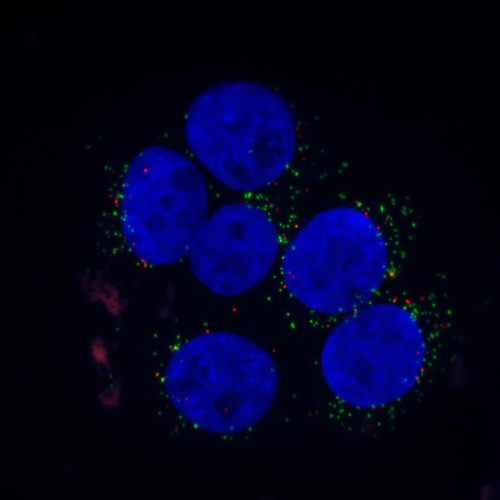
%> input picture lab_5/C9minpeps2.bmp, 1000 x 1000 px (shown at 1/2 size)
$ octave DemoH.m   (GNU Octave 9; MATLAB toolbox functions it lacks are replaced by stand-ins)
%> lines starting %> are read from the running program, lines starting %| are printed output that depends on the picture; in (x1, y1, x2, y2) boxes, pixels count from 0 and x2, y2 are one past the last pixel; in counts of white or black regions, pixels touching at a corner belong together; the program's own positions count from 1
### lab_5/mid_way.m
function outT = mid_way(histo, startT)
% Calculates a threshold value from a histogram using the mid-way method.
%
% histo: A 1D array histogram.
% The histogram bins must correspond to gray value 0, 1, 2,...
% startT: start threshold
% outT: the calculated threshold (integer)
%
% Programmed by Maria Magnusson 2018-08

num = length(histo);
t0 = floor(startT);
t1 = t0;
t0 = t1+2; % cannot be the same when entering the loop

% Calculate the threshold
%------------------------
while abs(t0-t1) > 0.5

  t0 = t1;

  % Calculate mean for the lower part of the histogram
  %---------------------------------------------------
  lowersum1 = sum(histo(1:t0+1).*[0:t0]);
  lowersum2 = sum(histo(1:t0+1));
  if lowersum2 ~= 0
    mean0 = lowersum1/lowersum2;
  else
    error('Cannot calculate new threshold');
  end;

  % Calculate mean for the upper part of the histogram
  %---------------------------------------------------
  uppersum1 = sum(histo(t0+2:num).*[t0+1:num-1]);
  uppersum2 = sum(histo(t0+2:num));
  if uppersum2 ~= 0
    mean1 = uppersum1/uppersum2;
  else
    error('Cannot calculate new threshold');
  end;

  % Calculate new threshold
  %------------------------
  t1 = floor((mean0+mean1)/2);

end;

outT = t1;

### lab_5/min_error.m
function outT = min_error(histo, startT)

num = length(histo);
p = histo / sum(histo);
t0 = floor(startT);
t1 = t0;
t0 = t1+2; % cannot be the same when entering the loop

% Calculate the threshold
%------------------------
while abs(t0-t1) > 0.5
    t0 = t1;

    % Lower probability
    P0_1= sum(p(1:t0+1));
    P0_2 = sum(p(1:end));
    if P0_2 ~= 0
        P0 = P0_1/P0_2;
    else
        error('Cannot calculate threshold')
    end

    % Upper probability
    P1_1 = sum(p(t0+2:end));
    P1_2 = sum(p(1:end));
    if P1_2 ~= 0
        P1 = P1_1/P1_2;
    else
        error('Cannot calculate threshold')
    end

    % Lower mean
    mu0_1 = sum(p(1:t0+1).*((0:t0)));
    mu0_2 = sum(p(1:t0+1));
    if mu0_2 ~= 0
        mu0 = mu0_1/mu0_2;
    else
        error('Cannot calculate threshold')
    end

    % Upper mean
    mu1_1 = sum(p(t0+2:end).*((t0+1:num-1)));
    mu1_2 = sum(p(t0+2:end));
    if mu1_2 ~= 0
        mu1 = mu1_1/mu1_2;
    else
        error('Cannot calculate threshold')
    end

    % Lower v
    v0_1 = sum(p(1:t0+1).*((0:t0) - mu0).^2);
    v0_2 = sum(p(1:t0+1));
    if v0_2 ~= 0
        v0 = v0_1/v0_2;
    else
        error('Cannot calculate threshold')
    end

    % Upper v
    v1_1 = sum(p(t0+2:end).*((t0+1:num-1) - mu1).^2);
    v1_2 = sum(p(t0+2:end));
    if v1_2 ~= 0
        v1 = v1_1/v1_2;
    else
        error('Cannot calculate threshold')
    end

    c_0 = -2 * log(P0/P1) + log(v0/v1) + (mu0^2)/v0 - (mu1^2)/v1; % T^0
    c_1 = 2*( -(mu0/v0) + (mu1/v1)); % T^1
    c_2 = (v1 - v0)/(v0 * v1); % T^2

    r = roots([c_2 c_1 c_0]);

    if r(1) > mu0 && r(1) < mu1
        t1 = round(r(1));
    else
        t1 = round(r(2));
    end
end

outT = t1-1;

### lab_5/DemoH.m
close all, clc, clear all;
% ################################
% Cell segmentation, preliminary
% ################################

% Read a color image
% ==================
im1 = double(imread('C9minpeps2.bmp'));
figure(1), imshow(im1/255);
title('Original color image');

% Look at the three colour components RGB
% =======================================
im1r=im1(:,:,1); im1g=im1(:,:,2); im1b=im1(:,:,3);
im1bSmall = im1(200:800,200:800,3);
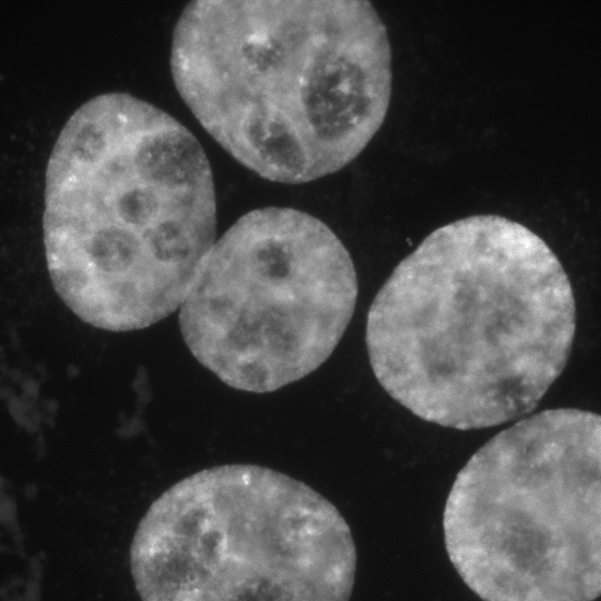
%> im1bSmall: size 601x601 double; min 4, max 255, mean 73.1
% [9 lines of commented-out code are left out]
histo = hist(im1bSmall(:),[0:255]);
%> histo = 256 values, max 15550 at index 16, min 0 at index 1, mean 1410.9
% figure(5), stem(histo);

%% ######################################################################

% Perform thresholding
% ====================
T = mean(mean(im1b));
%> T = 34.26

Tmid = mid_way(histo, T);
%> in mid_way, `t0 = floor(startT);`: t0 = 34
%> in mid_way, `t0 = t1+2;`: t0 = 36
%> the loop in mid_way, `while abs(t0-t1) > 0.5` made 4 passes
%> (t0, lowersum1, lowersum2, mean0, uppersum1, uppersum2, mean1, t1) on passes 1 to 4: (34, 2923011, 177206, 16.49, 23479240, 183995, 127.6, 72), (72, 3542774, 189408, 18.7, 22859477, 171793, 133.1, 75), (75, 3629003, 190573, 19.04, 22773248, 170628, 133.5, 76), (76, 3661987, 191007, 19.17, 22740264, 170194, 133.6, 76)
%> in mid_way, `outT = t1;`: outT = 76
%> Tmid = 76
Tmin = min_error(histo, Tmid);
%> in min_error, `p = histo / sum(histo);`: p = 256 values, max 0.0431 at index 16, min 0 at index 1, mean 0.00391
%> in min_error, `t0 = t1+2;`: t0 = 78
%> the loop in min_error, `while abs(t0-t1) > 0.5` made 6 passes
%> (t0, P0_1, P0, P1_1, P1, mu0_1, mu0_2, mu0) on passes 1 to 6: (76, 0.529, 0.529, 0.471, 0.471, 10.14, 0.529, 19.17), (57, 0.513, 0.513, 0.487, 0.487, 9.05, 0.513, 17.64), (45, 0.505, 0.505, 0.495, 0.495, 8.67, 0.505, 17.16), (41, 0.502, 0.502, 0.498, 0.498, 8.51, 0.502, 16.96), (39, 0.499, 0.499, 0.501, 0.501, 8.41, 0.499, 16.85), (38, 0.498, 0.498, 0.502, 0.502, 8.36, 0.498, 16.78)
%> in min_error, `outT = t1-1;`: outT = 37
%> Tmin = 37

im1bT = im1b > Tmin;
%> im1bT: size 1000x1000 logical; 20.5% white; 48 white regions (34 under 20 px), largest, box (x1, y1, x2, y2) and area: (561, 412, 852, 818) 70162, (240, 289, 559, 593) 58655, (368, 162, 592, 384) 38272
% figure(6), imagesc(im1bT), axis image, colormap(gray), colorbar;
% title('After thresholding');

% Perform opening
% ===============
im1bTmorph = bwareaopen(im1bT, 800); % automate P value?
%> im1bTmorph: size 1000x1000 logical; 20.4% white; 4 white regions, box (x1, y1, x2, y2) and area: (561, 412, 852, 818) 70162, (240, 289, 559, 593) 58655, (368, 162, 592, 384) 38272, (327, 662, 557, 869) 36458
im1bTmorph = imclose(im1bTmorph, ones(3,3));
%> im1bTmorph: size 1000x1000 logical; 20.4% white; 4 white regions, box (x1, y1, x2, y2) and area: (561, 412, 852, 818) 70223, (240, 289, 559, 593) 58694, (368, 162, 592, 384) 38282, (327, 662, 557, 869) 36469

% figure(7), imagesc(im1bTmorph), axis image, colormap(gray), colorbar;
% title('After morphological processing');

%% ######################################################################

% Compute the distance transform within the cells
% ===============================================
bw = im1bTmorph;
D = bwdist(~bw);
% figure(8), imagesc(D); axis image, colormap(jet), colorbar;
% title('Distance transform of ~bw');
% colormap(jet), colorbar;

% Multiply the distance transform with -1
% and set pixels outside to the min-value.
% This is the desired landscape.
% ========================================
Dinv = -D;
Dinv(~bw) = min(min(Dinv));
% figure(9), imagesc(Dinv), axis image, colormap(jet), colorbar;
% title('Landscape 1');
% colormap(jet), colorbar;
% Prepare for imhmin treatment
% ============================
E = Dinv;
E = imhmin(E,2);
% figure(10), imagesc(E);
% colormap('jet'), colorbar;
% title('imhmin treated landscape');
% Search local min
% ================
Emin = imregionalmin(E);
%> Emin: size 1000x1000 logical; 79.7% white; 4 black regions, box (x1, y1, x2, y2) and area: (561, 412, 852, 818) 70108, (240, 289, 559, 593) 58503, (368, 162, 592, 384) 38245, (327, 662, 557, 869) 36416
CC = bwconncomp(Emin,8);
%> CC = 7 connected components
ImLabel = labelmatrix(CC);
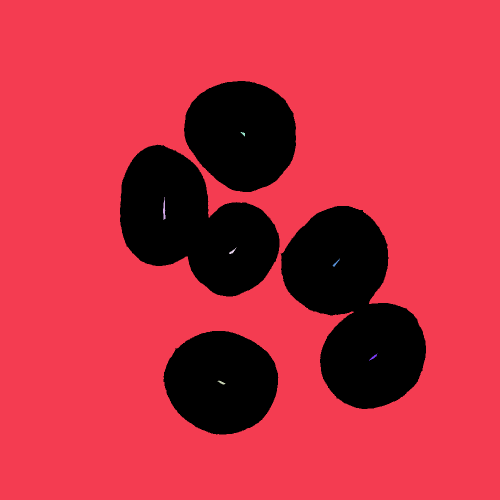
%> ImLabel: size 1000x1000 uint8 (shown at 1/2 size); 8 distinct labels, from 0 to 7; one colour per label, 0 black
% figure(11), imagesc(ImLabel);
% colormap('jet'), colorbar;
% title('local means (water holes)')
% Perform watershed transform
% ===========================
W1 = double(watershed(E));
%> W1: size 1000x1000 double; 8 distinct labels, from 0 to 7
% figure(12), imagesc(W1);
% colormap("jet"), colorbar;
% title('Watershed transform of cells')
%% distance map outside cell

W1(W1 == 1) = 0;
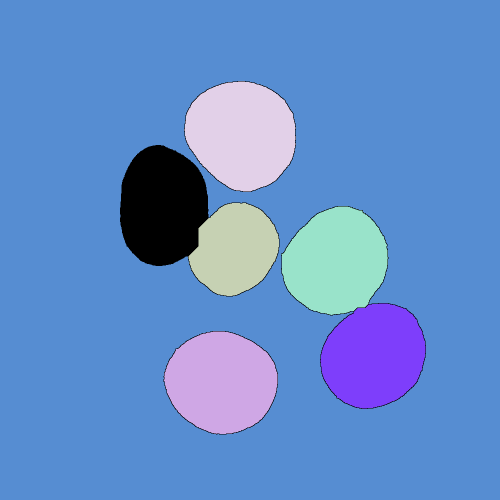
%> W1: size 1000x1000 double (shown at 1/2 size); 7 distinct labels, from 0 to 7; one colour per label, 0 black
W1(W1 > 0) = 1;
%> W1: size 1000x1000 double; values 0 (black) and 1 (white), 96.2% white; 4 black regions, box (x1, y1, x2, y2) and area: (240, 290, 559, 593) 34276, (562, 412, 852, 818) 1669, (368, 162, 592, 384) 892, (327, 662, 556, 869) 872
Im_eq = bwdist(W1);
Im_eq(Im_eq > 100) = 0;
% figure(13), imagesc(Im_eq);
% colormap('jet'), colorbar;
% title('distance map')

%% combined landscape
C = Im_eq + E .* im1bTmorph;
% figure(14), imagesc(C);
% colormap('jet'), colorbar;
% title('combined distance map and landscape')

%% Watershed on combined landscape
W2 = double(watershed(C));
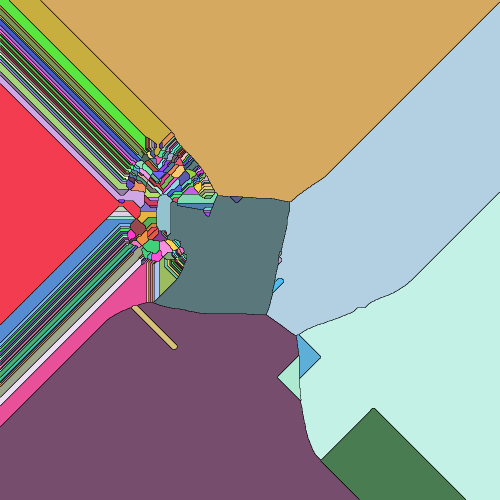
%> W2: size 1000x1000 double (shown at 1/2 size); 240 distinct labels, from 0 to 239; one colour per label, 0 black
figure(15), imagesc(W2);
colormap("jet"), colorbar;
title('Watershed transform of combined')

W3 = (W2==0);
%> W3: size 1000x1000 logical; 3.7% white in thin lines or dots
% figure(16), imagesc(W3);
% colormap("jet"), colorbar;
% title('Binary outline')
%% ###########
% Overlay yellow circle

% Get the three colour components RGB
% ===================================
im1r=im1(:,:,1); im1g=im1(:,:,2); im1b=im1(:,:,3);

% Produce a mask image with an overlay pattern
% ============================================
immask = W3;

% Put the overlay pattern in magenta on the color image
% =====================================================
im2 = zeros(1000,1000,3);
im2(:,:,1) = (immask==1) .* 255 + (immask==0) .* im1r;
im2(:,:,2) = (immask==1) .* 255 + (immask==0) .* im1g;
im2(:,:,3) = (immask==1) .* 0 + (immask==0) .* im1b;

im2out = im2;

% figure, imshow(im2/255);
% title('yellow line overlay')
%% ==========================
% Convolve with laplace filter
F = [-2 -4 -4 -4 -2;
     -4  0  8  0 -4;
     -4  8 24  8 -4;
     -4  0  8  0 -4;
     -2 -4 -4 -4 -2]/64;
im1rConv = conv2(im1r, F, 'same');
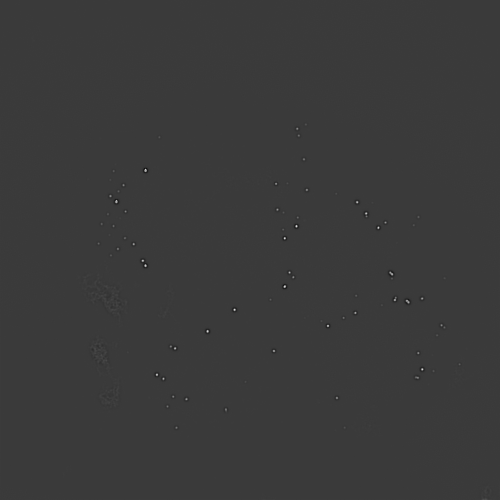
%> im1rConv: size 1000x1000 double (shown at 1/2 size); min -29.97, max 100.4, mean 0; drawn with min black and max white
% figure, imagesc(im1rConv), axis image, colormap("gray"), colorbar;
% title('Neg Laplace Filtered Red image');

%% ===========================
% Detect red padlock signals by threshold mult.
histo = hist(im1rConv(:),[0:255]);
%> histo = 256 values, max 987981 at index 1, min 0 at index 73, mean 3906.2
padlockT = 40;
im1rConvT = im1rConv > padlockT;
%> im1rConvT: size 1000x1000 logical; 0.03% white in thin lines or dots, all inside (x1, y1, x2, y2) = (220, 257, 884, 799)
im1rConvTmult = im1rConv .* im1rConvT;
im1rConvTmultMax = imregionalmax(im1rConvTmult);
%> im1rConvTmultMax: size 1000x1000 logical; 0% white in thin lines or dots, all inside (x1, y1, x2, y2) = (221, 257, 884, 799)

selectedCell = input("please select your cell between 2-7: ");
%> the answer given: 1
variableMask = (W2 == selectedCell);
%> variableMask: size 1000x1000 logical; 5.9% white; 1 white region, box (x1, y1, x2, y2) and area: (0, 168, 280, 649) 58852
im1rConvTmultMax = im1rConvTmultMax .* variableMask;
%> im1rConvTmultMax: size 1000x1000 double; values 0 (black) and 1 (white), 0% white in thin lines or dots, all inside (x1, y1, x2, y2) = (221, 392, 233, 405)
amountOfCells = sum(sum(im1rConvTmultMax));
%> amountOfCells = 3
disp("amount of cells in area " + selectedCell + " = " + amountOfCells);
%| amount of cells in area 1 = 3

sum(sum(im1rConvTmultMax))
%> ans = 3

SE4 = [0 1 0;
       1 1 1;
       0 1 0];
SE8 = [1 1 1;
       1 1 1;
       1 1 1];

im1rConvTmultMaxDilated = im1rConvTmultMax;

% figure, imshow(im1rConvTmultMax), axis image, colormap('gray');
% title("max")

for i=1:5
    im1rConvTmultMaxDilated = imdilate(im1rConvTmultMaxDilated, SE8);
    im1rConvTmultMaxDilated = imdilate(im1rConvTmultMaxDilated, SE4);
end
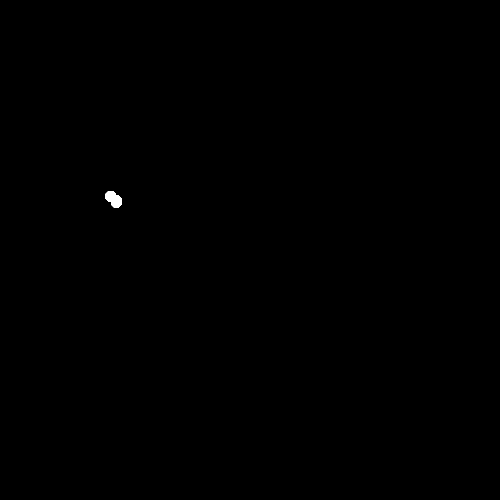
%> im1rConvTmultMaxDilated: size 1000x1000 double (shown at 1/2 size); values 0 (black) and 1 (white), 0.07% white; 1 white region, box (x1, y1, x2, y2) and area: (211, 382, 243, 415) 735
im1rConvTmultMaxDilatedPunched = im1rConvTmultMaxDilated - im1rConvTmultMax;
%> im1rConvTmultMaxDilatedPunched: size 1000x1000 double; values 0 (black) and 1 (white), 0.07% white; 1 white region, box (x1, y1, x2, y2) and area: (211, 382, 243, 415) 732
im1rConvTmultMaxDilatedPunchedCirles = bwmorph(im1rConvTmultMaxDilatedPunched, 'shrink', inf);
%> im1rConvTmultMaxDilatedPunchedCirles: size 1000x1000 logical; 0.01% white in thin lines or dots, all inside (x1, y1, x2, y2) = (216, 387, 238, 410)
% figure, imagesc(im1rConvTmultMaxDilatedPunchedCirles), axis image, colormap(gray), colorbar;
% title('Circles (WIP)');

%% ###########
% Overlay tip
% ###########

im1 = im2out;

% Get the three colour components RGB
% ===================================
im1r=im1(:,:,1); im1g=im1(:,:,2); im1b=im1(:,:,3);
%> after `im1r=im1(:,:,1)`:
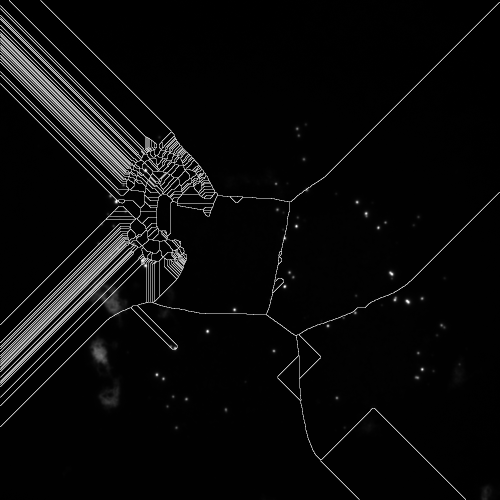
%> im1r: size 1000x1000 double (shown at 1/2 size); min 0, max 255, mean 10.9

% Produce a mask image with an overlay pattern
% ============================================
immask = im1rConvTmultMaxDilatedPunchedCirles;

% Put the overlay pattern in magenta on the color image
% =====================================================
im2 = zeros(1000,1000,3);
im2(:,:,1) = (immask==1) .* 0 + (immask==0) .* im1r;
im2(:,:,2) = (immask==1) .* 255 + (immask==0) .* im1g;
im2(:,:,3) = (immask==1) .* 255 + (immask==0) .* im1b;

figure, imshow(im2/255);
title('final')
